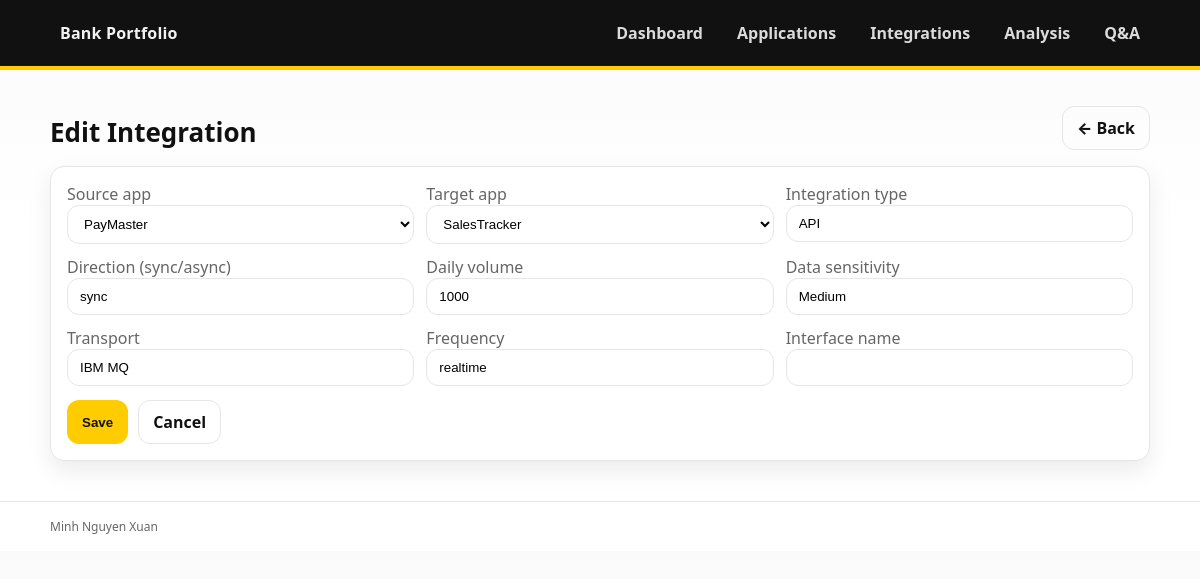
Screenshot of /apps/integrations/487/edit/ with the database file from the repository.
### applications/models.py (models this page shows, shortened)
class Integration(models.Model):
    source_app = models.ForeignKey(
        Application,
        on_delete=models.CASCADE,
        related_name="outbound_integrations"
    )
    target_app = models.ForeignKey(
        Application,
        on_delete=models.CASCADE,
        related_name="inbound_integrations"
    )
    integration_type = models.CharField(max_length=50)  # API / file / message
    direction = models.CharField(max_length=50)  # sync / async (charakter)
    daily_volume = models.IntegerField(default=0)
    data_sensitivity = models.CharField(max_length=50, blank=True)  # Low/Medium/High
    transport = models.CharField(max_length=80, blank=True)  # REST, SOAP, SFTP, Kafka, MQ...
    frequency = models.CharField(max_length=80, blank=True)  # realtime/batch/hourly/daily...
    interface_name = models.CharField(max_length=120, blank=True)  # např. "Payments API v2"

class Application(models.Model):
    name = models.CharField(max_length=200)
    domain = models.CharField(max_length=100)
    criticality = models.CharField(max_length=50)
    lifecycle = models.CharField(max_length=50)
    environment = models.CharField(max_length=50)
    region = models.CharField(max_length=100)
    hosting = models.CharField(max_length=50)
    business_owner = models.CharField(max_length=120, blank=True)
    it_owner = models.CharField(max_length=120, blank=True)
    vendor = models.CharField(max_length=100)  # necháme string (rychlé, neriskuje migrace)
    tech_stack = models.TextField()
    runtime = models.CharField(max_length=100)
    database_technology = models.CharField(max_length=120, blank=True)  # NEW: DB tech
    vendor_products = models.TextField(blank=True)  # NEW: "Oracle Exadata, SAP PI, ..."
    data_sensitivity = models.CharField(max_length=50)
    tech_debt_score = models.IntegerField(default=0)
    capabilities = models.ManyToManyField(Capability, blank=True, related_name="applications")

### applications/views/integrations.py (the view, shortened to what this page needs)
# urls.py: path("integrations/<int:pk>/edit/", integration_edit, name="integration_edit"),
def integration_edit(request, pk: int):
    integration = get_object_or_404(Integration, pk=pk)
    apps = Application.objects.all().order_by("name")
    return render(request, "applications/integration_form.html", {
        "apps": apps,
        "mode": "edit",
        "integration": integration,
    })

### applications/templates/applications/integration_form.html (shortened to what this page needs)
{% extends "base.html" %}
{% block content %}
  <div class="page-title">
    <h1>{% if mode == "create" %}Create Integration{% else %}Edit Integration{% endif %}</h1>
    <a class="btn btn-ghost" href="{% url 'integration_list' %}">← Back</a>
  </div>
  <div class="card">
    <form method="post">
      <div class="form-row">
        <div>
          <label class="muted">Source app</label>
          <select name="source_app" required>
            {% for a in apps %}
              <option value="{{ a.id }}" {% if integration and integration.source_app.id == a.id %}selected{% endif %}>
                {{ a.name }}
              </option>
            {% endfor %}
          </select>
        </div>
        <div>
          <label class="muted">Target app</label>
          <select name="target_app" required>
            {% for a in apps %}
              <option value="{{ a.id }}" {% if integration and integration.target_app.id == a.id %}selected{% endif %}>
                {{ a.name }}
              </option>
            {% endfor %}
          </select>
        </div>
        <div>
          <label class="muted">Integration type</label>
          <input type="text" name="integration_type" value="{{ integration.integration_type|default:'API' }}" />
        </div>
      </div>
      <div class="form-row" style="margin-top:12px;">
        <div>
          <label class="muted">Direction (sync/async)</label>
          <input type="text" name="direction" value="{{ integration.direction|default:'async' }}" />
        </div>
        <div>
          <label class="muted">Daily volume</label>
          <input type="text" name="daily_volume" value="{{ integration.daily_volume|default:0 }}" />
        </div>
        <div>
          <label class="muted">Data sensitivity</label>
          <input type="text" name="data_sensitivity" value="{{ integration.data_sensitivity|default:'Medium' }}" />
        </div>
      </div>
      <div class="form-row" style="margin-top:12px;">
        <div>
          <label class="muted">Transport</label>
          <input type="text" name="transport" value="{{ integration.transport|default:'' }}" />
        </div>
        <div>
          <label class="muted">Frequency</label>
          <input type="text" name="frequency" value="{{ integration.frequency|default:'' }}" />
        </div>
        <div>
          <label class="muted">Interface name</label>
          <input type="text" name="interface_name" value="{{ integration.interface_name|default:'' }}" />
        </div>
      </div>
      <div style="display:flex; gap:10px; margin-top:14px;">
        <button class="btn btn-primary" type="submit">{% if mode == "create" %}Create{% else %}Save{% endif %}</button>
        <a class="btn btn-ghost" href="{% url 'integration_list' %}">Cancel</a>
      </div>
    </form>
  </div>
{% endblock %}

### static/css/raiff.css (style rules this page uses)
:root { --rb-yellow: #ffcc00; --rb-black: #111111; --rb-gray-50: #fafafa; --rb-gray-100:#f2f2f2; --rb-gray-200:#e6e6e6; --rb-gray-600:#666; --rb-shadow: 0 10px 25px rgba(0,0,0,.08); --rb-radius: 14px; --text: #111; --muted: #444; --bg: #ffffff; }
* { box-sizing:border-box; }
body { margin:0; font-family: ui-sans-serif, system-ui, -apple-system, Segoe UI, Roboto, Arial, "Apple Color Emoji","Segoe UI Emoji"; color: var(--text); background: linear-gradient(180deg, var(--rb-gray-50), #fff 40%); }
.card { background: var(--bg); border: 1px solid var(--rb-gray-200); border-radius: var(--rb-radius); box-shadow: var(--rb-shadow); padding: 16px; }
.page-title { display:flex; align-items:flex-end; justify-content:space-between; gap: 12px; margin: 10px 0 16px; }
.page-title h1 { margin:0; font-size: 26px; }
.btn { display:inline-flex; align-items:center; justify-content:center; gap: 8px; border: 1px solid transparent; border-radius: 12px; padding: 10px 14px; font-weight: 800; cursor:pointer; text-decoration:none; }
.btn-primary { background: var(--rb-yellow); color: var(--rb-black); }
.btn-ghost { background: transparent; border-color: var(--rb-gray-200); color: var(--rb-black); }
input[type="text"], select, textarea { width: 100%; padding: 10px 12px; border-radius: 12px; border: 1px solid var(--rb-gray-200); background: #fff; outline:none; }
.form-row { display:grid; grid-template-columns: repeat(3, 1fr); gap: 12px; }
.muted { color: var(--rb-gray-600); }

### rows the page displays
Integration: source_app "PayMaster", target_app "SalesTracker", integration_type "API", direction "sync", daily_volume "1000", data_sensitivity "Medium", transport "IBM MQ", frequency "realtime"
